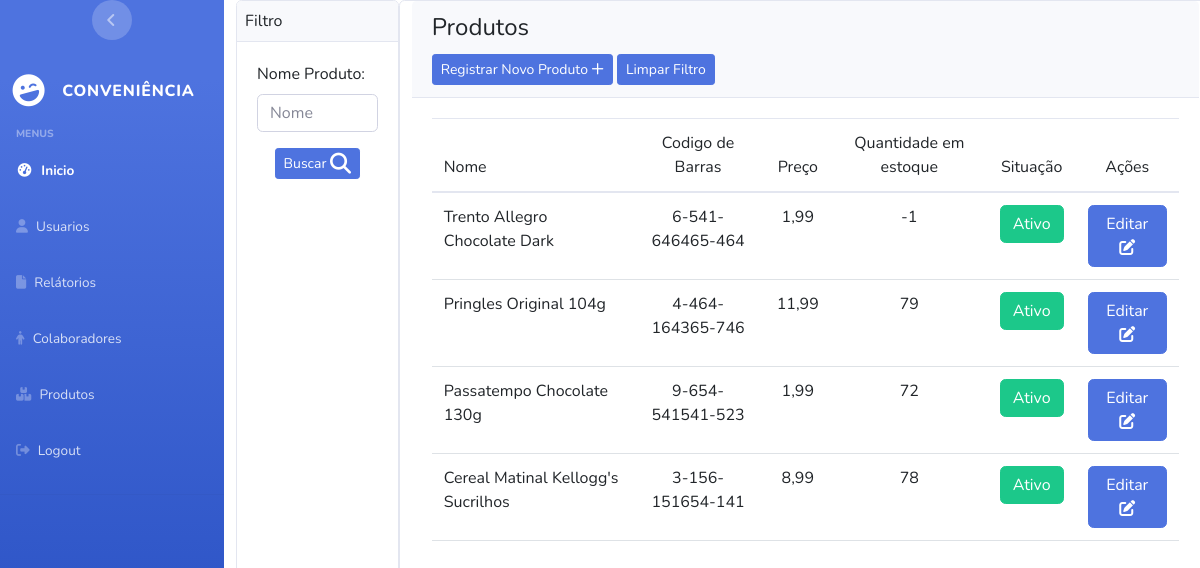
Page /product/main_menu_product (signed in) on the earlier database version.
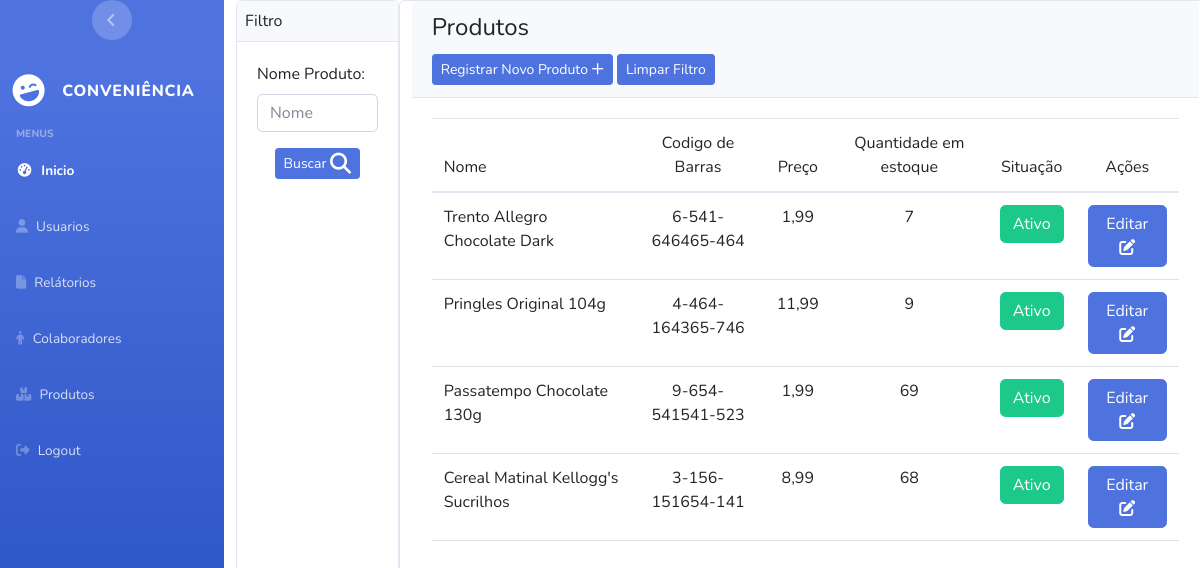
Same page on the later database version.
### apps/Product/models.py (models this page shows, shortened)
class Product(models.Model):
    name = models.CharField(max_length=50,unique=True)
    code_bar = models.CharField(max_length=16,unique=True)
    price = models.DecimalField(decimal_places=2,max_digits=5)
    stock_quantity = models.IntegerField()
    is_deleted = models.BooleanField(default=False)

### apps/Product/views.py (the view)
# urls.py: path("main_menu_product",views.main_menu_product,name="main_menu_product"),
@user_passes_test(lambda user: user.is_superuser or user.is_staff,login_url='user:page_not_found')
@login_required(login_url="login_system")
def main_menu_product(request,name=None):
    form = searchProductForm()
    if not name:
        products = Product.objects.all().order_by('is_deleted')
    else:
        form = searchProductForm(request.POST)
        products = Product.objects.filter(name__startswith=name).order_by('is_deleted')
    return render(request,'product/main_menu_product.html',{'products':products,'form':form})

### apps/Product/forms.py
class searchProductForm(forms.Form):
       name = forms.CharField(label="Nome Produto",widget=forms.TextInput(attrs={"placeholder": "Nome","class": "form-control"}),required=False)

### templates/product/main_menu_product.html (shortened to what this page needs)
{% extends 'base.html' %}
{% block content %}
<div class="d-flex flex-row vh-100" >
<div class="card">
  <div class="card-header p-2">
    Filtro
  </div>
  <div class="card-body">
<form method="POST" action="{% url 'product:main_menu_product_with_filter' %}" >
  {{ form }}
  <div class="d-flex justify-content-center mt-3">
    <button type="submit" class="btn btn-fill btn-primary btn-sm">
    Buscar
  </button>
  </div>
</form>
</div>
</div>
<div class="card col-10" style="width:100%;">
  <div class="card-header">
    <h4 class="card-title">Produtos</h4>
    <td class="px-1"><a href="{% url 'product:save_product' %}" class="btn btn-primary btn-sm">Registrar Novo Produto
      <i class="fa-regular fa-plus"></i>
    </a></td>
    <td class="px-1"><a href="{% url 'product:main_menu_product' %}" class="btn btn-primary btn-sm">Limpar Filtro</a></td>
  </div>
  <div class="card-body">
    <div class="table-responsive" >
      <table class="table" id="" >
        <thead class="text-primary">
          <tr>
            <th>Nome</th>
            <th style="text-align:center;">Codigo de Barras</th>
            <th style="text-align:center;">Preço</th>
            <th style="text-align:center;">Quantidade em estoque</th>
            <th style="text-align:center;">Situação</th>
            <th colspan="3" style="text-align: center;">Ações</th>
          </tr>
        </thead>
        <tbody>
          {% for product in products %}
          <tr>
            <th>{{ product.name }}</th>
            <th style="text-align:center;">{{ product.code_bar }}</th>
            <th style="text-align:center;">{{ product.price }}</th>
            <th style="text-align:center;">{{ product.stock_quantity }}</th>
            <th>
              <form action="{% url 'product:erase_product' product.id %}" method="post">
                  <input type="submit"
                    {% if product.is_deleted %}
                    value="Inativo" class="btn btn-danger" onclick="return confirm('Deseja realmente Ativar?')"
                    {% else %}
                    value="Ativo" class="btn btn-success" onclick="return confirm('Deseja realmente Desativar?')"
                    {% endif %}
                    >
              </form>
            </th>
            <th><a type="submit" class="btn btn-primary" href="{% url 'product:update_product' product.id %}">
              Editar
              <i class="fa-solid fa-pen-to-square"></i>
            </a></th>
            {% endfor %}
          </tr>
        </tbody>
      </table>
    </div>
  </div>
</div>
</div>
{% endblock content %}

Differences in the rows shown:
changed Product "Trento Allegro Chocolate Dark": stock_quantity "-1" → "7"
changed Product "Pringles Original 104g": stock_quantity "79" → "9"
changed Product "Passatempo Chocolate 130g": stock_quantity "72" → "69"
changed Product "Cereal Matinal Kellogg's Sucrilhos": stock_quantity "78" → "68"
